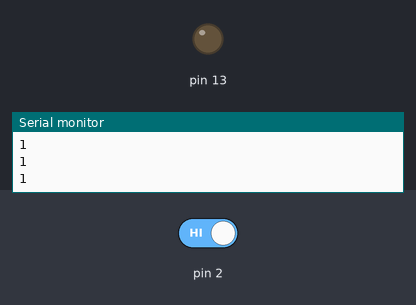
This sketch was run on a simulated Arduino Uno, built with avr-gcc and run on an emulated ATmega328P. Shown: output pins drawn as LEDs (lit = HIGH), the last lines printed to the serial monitor. Inputs (shaded band) come from the test bench; at power-on: pin 2 HIGH.

Above: at 1.2 s.
1.3 s: pin 2 driven LOW
At 2.3 s:
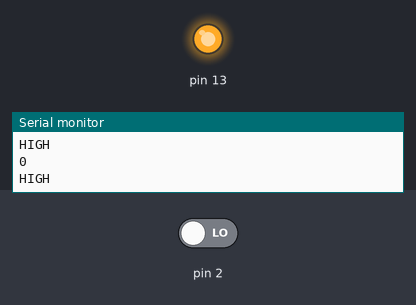
2.9 s: pin 2 driven HIGH
At 3.6 s:
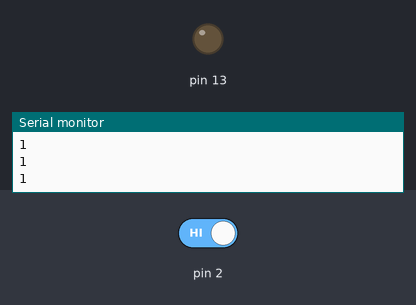
Timing chart, 0 to 5.9 s (numbered marks = the images above; inputs shaded):
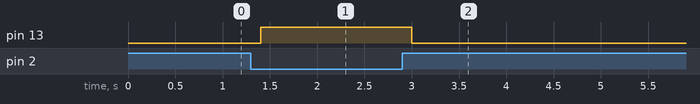

The sketch:

Autobin.ino
```cpp
void setup() {
  Serial.begin(9600);
  Serial.println("start");
  pinMode(2,INPUT);
  pinMode(13,OUTPUT);

}

  void loop() {
   int buttonState = digitalRead(2);
   Serial.println(buttonState);

  if (buttonState == 0) {
    digitalWrite(13,HIGH);
    Serial.println("HIGH");

   }
else if (buttonState == 1) {
  digitalWrite(13,LOW);

}

delay(200);

  }
```

Measured:
- after the input at 1.3 s, pin 13: LOW → HIGH after 0.10 s
- after the input at 2.9 s, pin 13: HIGH → LOW after 0.10 s
